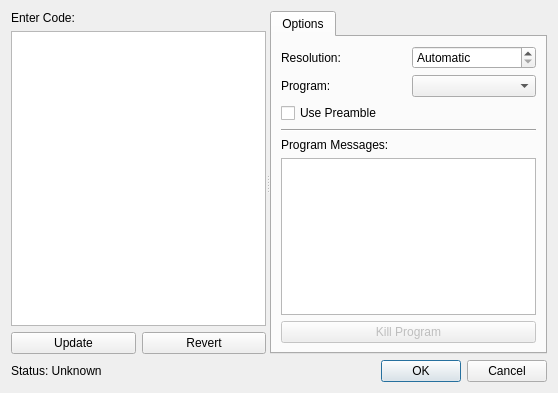
<ui version="4.0" >
 <class>LatexEditor</class>
 <widget class="QDialog" name="LatexEditor" >
  <property name="geometry" >
   <rect>
    <x>0</x>
    <y>0</y>
    <width>558</width>
    <height>393</height>
   </rect>
  </property>
  <property name="windowTitle" >
   <string>Editor</string>
  </property>
  <layout class="QVBoxLayout" >
   <item>
    <widget class="QSplitter" name="splitter" >
     <property name="sizePolicy" >
      <sizepolicy vsizetype="Expanding" hsizetype="Expanding" >
       <horstretch>0</horstretch>
       <verstretch>0</verstretch>
      </sizepolicy>
     </property>
     <property name="orientation" >
      <enum>Qt::Horizontal</enum>
     </property>
     <widget class="QWidget" name="layoutWidget" >
      <layout class="QVBoxLayout" >
       <item>
        <widget class="QLabel" name="label_5" >
         <property name="text" >
          <string>Enter Code:</string>
         </property>
        </widget>
       </item>
       <item>
        <widget class="QTextEdit" name="sourceTextEdit" />
       </item>
       <item>
        <layout class="QHBoxLayout" >
         <item>
          <widget class="QPushButton" name="updatePushButton" >
           <property name="text" >
            <string>Update</string>
           </property>
          </widget>
         </item>
         <item>
          <widget class="QPushButton" name="revertPushButton" >
           <property name="text" >
            <string>Revert</string>
           </property>
          </widget>
         </item>
        </layout>
       </item>
      </layout>
     </widget>
     <widget class="QTabWidget" name="tabWidget" >
      <property name="currentIndex" >
       <number>0</number>
      </property>
      <widget class="QWidget" name="tab" >
       <attribute name="title" >
        <string>Options</string>
       </attribute>
       <layout class="QVBoxLayout" >
        <item>
         <layout class="QGridLayout" >
          <item row="0" column="0" >
           <widget class="QLabel" name="label_6" >
            <property name="text" >
             <string>Resolution:</string>
            </property>
           </widget>
          </item>
          <item row="0" column="1" >
           <widget class="QSpinBox" name="dpiSpinBox" >
            <property name="specialValueText" >
             <string>Automatic</string>
            </property>
            <property name="suffix" >
             <string> DPI</string>
            </property>
            <property name="maximum" >
             <number>10000</number>
            </property>
            <property name="singleStep" >
             <number>10</number>
            </property>
           </widget>
          </item>
          <item row="1" column="0" >
           <widget class="QLabel" name="label" >
            <property name="text" >
             <string>Program:</string>
            </property>
           </widget>
          </item>
          <item row="1" column="1" >
           <widget class="QComboBox" name="programComboBox" />
          </item>
         </layout>
        </item>
        <item>
         <widget class="QCheckBox" name="preambleCheckBox" >
          <property name="text" >
           <string>Use Preamble</string>
          </property>
         </widget>
        </item>
        <item>
         <widget class="Line" name="line" >
          <property name="orientation" >
           <enum>Qt::Horizontal</enum>
          </property>
         </widget>
        </item>
        <item>
         <widget class="QLabel" name="label_7" >
          <property name="text" >
           <string>Program Messages:</string>
          </property>
         </widget>
        </item>
        <item>
         <widget class="QTextEdit" name="messagesTextEdit" >
          <property name="enabled" >
           <bool>true</bool>
          </property>
          <property name="undoRedoEnabled" >
           <bool>false</bool>
          </property>
          <property name="lineWrapMode" >
           <enum>QTextEdit::NoWrap</enum>
          </property>
          <property name="readOnly" >
           <bool>true</bool>
          </property>
         </widget>
        </item>
        <item>
         <widget class="QPushButton" name="killPushButton" >
          <property name="enabled" >
           <bool>false</bool>
          </property>
          <property name="text" >
           <string>Kill Program</string>
          </property>
         </widget>
        </item>
       </layout>
      </widget>
     </widget>
    </widget>
   </item>
   <item>
    <layout class="QHBoxLayout" >
     <item>
      <widget class="QLabel" name="statusLabel" >
       <property name="text" >
        <string>Status: Unknown</string>
       </property>
      </widget>
     </item>
     <item>
      <spacer>
       <property name="orientation" >
        <enum>Qt::Horizontal</enum>
       </property>
       <property name="sizeHint" >
        <size>
         <width>40</width>
         <height>20</height>
        </size>
       </property>
      </spacer>
     </item>
     <item>
      <widget class="QDialogButtonBox" name="buttonBox" >
       <property name="sizePolicy" >
        <sizepolicy vsizetype="Preferred" hsizetype="Expanding" >
         <horstretch>0</horstretch>
         <verstretch>0</verstretch>
        </sizepolicy>
       </property>
       <property name="orientation" >
        <enum>Qt::Horizontal</enum>
       </property>
       <property name="standardButtons" >
        <set>QDialogButtonBox::Cancel|QDialogButtonBox::NoButton|QDialogButtonBox::Ok</set>
       </property>
      </widget>
     </item>
    </layout>
   </item>
  </layout>
 </widget>
 <tabstops>
  <tabstop>sourceTextEdit</tabstop>
  <tabstop>updatePushButton</tabstop>
  <tabstop>revertPushButton</tabstop>
  <tabstop>buttonBox</tabstop>
  <tabstop>tabWidget</tabstop>
  <tabstop>dpiSpinBox</tabstop>
  <tabstop>messagesTextEdit</tabstop>
  <tabstop>killPushButton</tabstop>
 </tabstops>
 <resources/>
 <connections/>
</ui>
